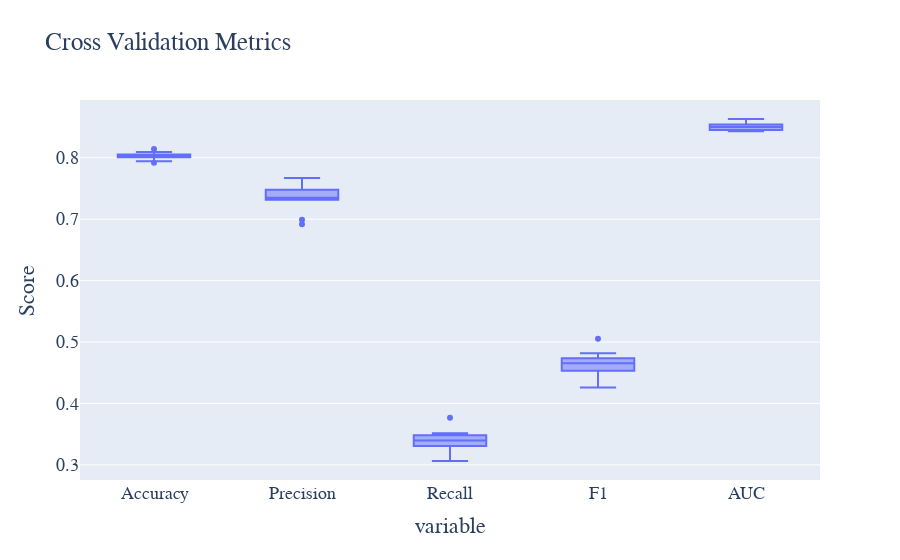

The cell this chart's notebook holds for it:
### Code cell
# 执行交叉验证
cv_results = cross_validate(lr_model, X_train, y_train, cv=10, scoring=['accuracy', 'precision', 'recall', 'f1', 'roc_auc'])

# 提取交叉验证结果
cv_accuracy = cv_results['test_accuracy']
cv_precision = cv_results['test_precision']
cv_recall = cv_results['test_recall']
cv_f1 = cv_results['test_f1']
cv_roc = cv_results['test_roc_auc']

# 绘制交叉验证结果的箱线图
cv_metrics_data = pd.DataFrame({
    'Accuracy': cv_accuracy,
    'Precision': cv_precision,
    'Recall': cv_recall,
    'F1': cv_f1,
    'AUC': cv_roc
})

# 绘制交叉验证结果的箱线图
fig = px.box(cv_metrics_data, title='Cross Validation Metrics')
fig.update_layout(
    yaxis_title='Score', showlegend=False,
    font=dict(family='Times New Roman', size=18)
)
fig.write_html('Image/4_4_3.html')
fig.show()

### Figure 1 — Plotly figure (JSON) as saved in the notebook; plotly's stock layout.template omitted (floating-point values rounded to 4 significant figures)
{"data": [{"alignmentgroup": "True", "hovertemplate": "variable=%{x}<br>value=%{y}<extra></extra>", "legendgroup": "", "marker": {"color": "#636efa"}, "name": "", "notched": false, "offsetgroup": "", "orientation": "v", "showlegend": false, "type": "box", "x": ["Accuracy", "Accuracy", "Accuracy", "Accuracy", "Accuracy", "Accuracy", "Accuracy", "Accuracy", "Accuracy", "Accuracy", "Precision", "Precision", "Precision", "Precision", "Precision", "Precision", "Precision", "Precision", "Precision", "Precision", "Recall", "Recall", "Recall", "Recall", "Recall", "Recall", "Recall", "Recall", "Recall", "Recall", "F1", "F1", "F1", "F1", "F1", "F1", "F1", "F1", "F1", "F1", "AUC", "AUC", "AUC", "AUC", "AUC", "AUC", "AUC", "AUC", "AUC", "AUC"], "x0": " ", "xaxis": "x", "y": [0.7944, 0.8041, 0.8011, 0.8054, 0.8007, 0.8095, 0.792, 0.8048, 0.8024, 0.8142, 0.6917, 0.7371, 0.7316, 0.7415, 0.7321, 0.7652, 0.6991, 0.7478, 0.7328, 0.7669, 0.3316, 0.344, 0.3307, 0.348, 0.328, 0.3515, 0.3063, 0.3395, 0.3395, 0.3768, 0.4482, 0.4691, 0.4555, 0.4737, 0.453, 0.4818, 0.4259, 0.467, 0.4641, 0.5054, 0.8474, 0.8433, 0.854, 0.845, 0.8439, 0.8631, 0.8479, 0.8531, 0.8521, 0.854], "y0": " ", "yaxis": "y"}], "layout": {"boxmode": "group", "font": {"family": "Times New Roman", "size": 18}, "legend": {"tracegroupgap": 0}, "showlegend": false, "title": {"text": "Cross Validation Metrics"}, "xaxis": {"anchor": "y", "domain": [0, 1], "title": {"text": "variable"}}, "yaxis": {"anchor": "x", "domain": [0, 1], "title": {"text": "Score"}}}}
